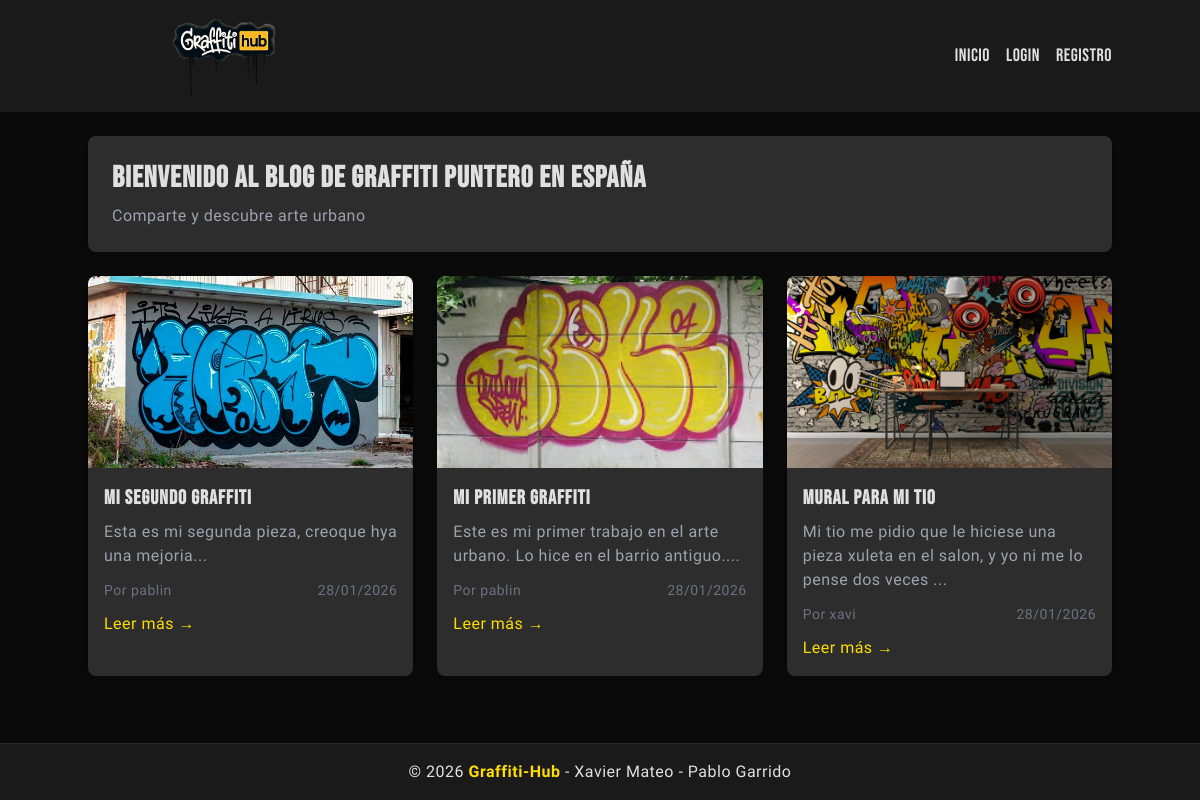
The page / on the database its author committed.
### tables this page shows
CREATE TABLE posts (
    id INT AUTO_INCREMENT PRIMARY KEY,
    user_id INT NOT NULL,
    title VARCHAR(200) NOT NULL,
    content TEXT NOT NULL,
    image VARCHAR(255),
    status ENUM('draft', 'published') DEFAULT 'draft',
    created_at TIMESTAMP DEFAULT CURRENT_TIMESTAMP,
    updated_at TIMESTAMP DEFAULT CURRENT_TIMESTAMP ON UPDATE CURRENT_TIMESTAMP,
    FOREIGN KEY (user_id) REFERENCES users(id) ON DELETE CASCADE
);

CREATE TABLE users (
    id INT AUTO_INCREMENT PRIMARY KEY,
    username VARCHAR(50) UNIQUE NOT NULL,
    email VARCHAR(100) UNIQUE NOT NULL,
    password VARCHAR(255) NOT NULL,
    role ENUM('user', 'admin') DEFAULT 'user',
    created_at TIMESTAMP DEFAULT CURRENT_TIMESTAMP
);

### app/Controllers/PostController.php (called while the page is built, shortened)
<?php
require_once __DIR__ . '/../../config/database.php';
require_once __DIR__ . '/../Models/Post.php';
class PostController {
    private $post;
    public function __construct() {
        $database = new Database();
        $this->db = $database->connect();
        $this->post = new Post($this->db);
    }
    public function index() {
        $posts = $this->post->getAllPublished();
        require_once __DIR__ . '/../Views/posts/index.php';
    }
}
?>

### config/database.php (called while the page is built, shortened)
<?php
class Database {
    private $host;
    private $db_name;
    private $username;
    private $password;
    public function __construct() {
        $this->host = getenv('DB_HOST') ?: 'db';
        $this->db_name = getenv('DB_NAME') ?: 'blog_db';
        $this->username = getenv('DB_USER') ?: 'blog_user';
        $this->password = getenv('DB_PASS') ?: 'blog_password';
    }
    public function connect() {
        $this->conn = null;
        $max_attempts = 10;
        $attempt = 0;
        while ($attempt < $max_attempts) {
            try {
                $this->conn = new PDO(
                    "mysql:host=" . $this->host . ";dbname=" . $this->db_name,
                    $this->username,
                    $this->password,
                    array(
                        PDO::ATTR_ERRMODE => PDO::ERRMODE_EXCEPTION,
                        PDO::ATTR_DEFAULT_FETCH_MODE => PDO::FETCH_ASSOC,
                        PDO::MYSQL_ATTR_INIT_COMMAND => "SET NAMES utf8mb4"
                    )
                );
                break;
            } catch(PDOException $e) {
                $attempt++;
                if ($attempt >= $max_attempts) {
                    die("Error de conexión después de $max_attempts intentos: " . $e->getMessage() .
                        "<br><br>Asegúrate de que los contenedores estén corriendo: <code>docker-compose up -d</code>");
                }
                sleep(1);
            }
        }
        return $this->conn;
    }
}
?>

### app/Models/Post.php (called while the page is built, shortened)
<?php
class Post {
    private $conn;
    private $table = 'posts';
    public function __construct($db) {
        $this->conn = $db;
    }
    public function getAllPublished() {
        $query = "SELECT p.*, u.username
                  FROM " . $this->table . " p
                  LEFT JOIN users u ON p.user_id = u.id
                  WHERE p.status = 'published'
                  ORDER BY p.created_at DESC";
        $stmt = $this->conn->prepare($query);
        $stmt->execute();
        return $stmt->fetchAll(PDO::FETCH_ASSOC);
    }
}
?>

### app/Views/posts/index.php (the view, shortened to what this page needs)
<?php include __DIR__ . '/../layouts/header.php'; ?>
<div class="bg-gray-medium p-6 rounded-lg shadow-md mb-6">
    <h1 class="text-3xl font-bold text-gray-light">Bienvenido al Blog de Graffiti puntero en España</h1>
    <p class="text-gray-400 mt-2">Comparte y descubre arte urbano</p>
</div>
<?php if(empty($posts)): ?>
    <div class="bg-gray-medium p-6 rounded-lg shadow-md text-center">
        <p class="text-gray-400">No hay posts publicados aún.</p>
        <?php if(isLoggedIn()): ?>
            <a href="<?= BASE_URL ?>/posts/create" class="inline-block mt-4 bg-neon-green text-dark-bg px-6 py-2 rounded hover:bg-yellow-hub transition-colors">
                Crear el primer post
            </a>
        <?php endif; ?>
    </div>
<?php else: ?>
    <div class="grid grid-cols-1 md:grid-cols-2 lg:grid-cols-3 gap-6">
        <?php foreach($posts as $post): ?>
            <div class="bg-gray-medium rounded-lg shadow-md overflow-hidden hover:border-2 hover:border-yellow-hub transition-all">
                <?php if($post['image']): ?>
                    <img src="<?= UPLOAD_URL . $post['image'] ?>"
                         alt="<?= htmlspecialchars($post['title']) ?>"
                         class="w-full h-48 object-cover">
                <?php else: ?>
                    <div class="w-full h-48 bg-dark-alt flex items-center justify-center">
                        <span class="text-yellow-hub text-4xl">🎨</span>
                    </div>
                <?php endif; ?>
                <div class="p-4">
                    <h3 class="text-xl font-bold mb-2 text-gray-light">
                        <a href="<?= BASE_URL ?>/posts/<?= $post['id'] ?>" class="hover:text-yellow-hub transition-colors">
                            <?= htmlspecialchars($post['title']) ?>
                        </a>
                    </h3>
                    <p class="text-gray-400 mb-3">
                        <?= substr(htmlspecialchars($post['content']), 0, 100) ?>...
                    </p>
                    <div class="flex justify-between items-center text-sm text-gray-500">
                        <span>Por <?= htmlspecialchars($post['username']) ?></span>
                        <span><?= date('d/m/Y', strtotime($post['created_at'])) ?></span>
                    </div>
                    <a href="<?= BASE_URL ?>/posts/<?= $post['id'] ?>"
                       class="inline-block mt-3 text-yellow-hub hover:text-yellow-gold transition-colors">
                        Leer más →
                    </a>
                </div>
            </div>
        <?php endforeach; ?>
    </div>
<?php endif; ?>
<?php include __DIR__ . '/../layouts/footer.php'; ?>

### app/Views/layouts/header.php (style rules this page uses)
body { font-family: 'Oswald', Arial Narrow, sans-serif; letter-spacing: 0.5px; }
h1, h2, h3, h4, h5, h6 { font-family: 'Bebas Neue', Impact, sans-serif; letter-spacing: 1px; }

### rows shown on the page
posts: image (picture), title "Mi segundo graffiti", content "Esta es mi segunda pieza, creoque hya una mejoria", user.username "pablin", created_at "28/01/2026"
posts: image (picture), title "Mi primer graffiti", content "Este es mi primer trabajo en el arte urbano. Lo hice en el barrio antiguo.", user.username "pablin", created_at "28/01/2026"
posts: image (picture), title "Mural para mi tio", content "Mi tio me pidio que le hiciese una pieza xuleta en el salon, y yo ni me lo pense dos veces", user.username "xavi", created_at "28/01/2026"
